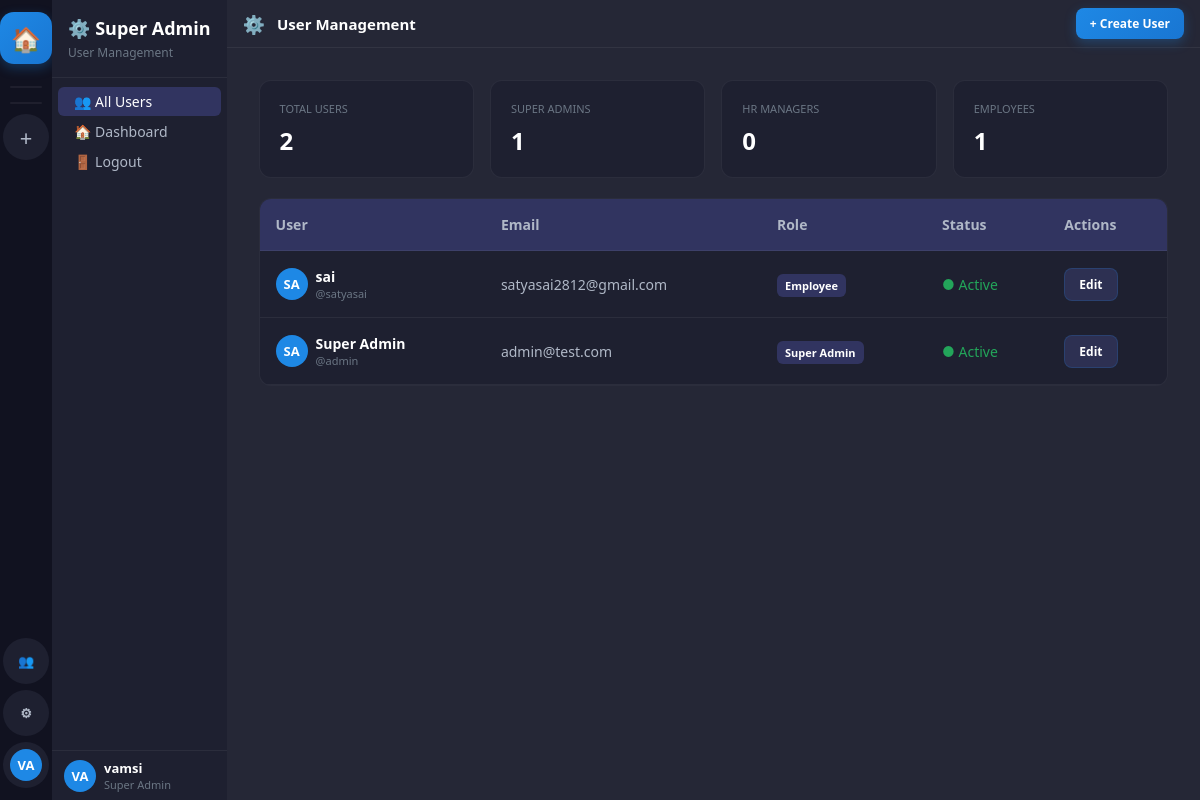
Before: /super-admin/users/ (signed in) with the older database file.
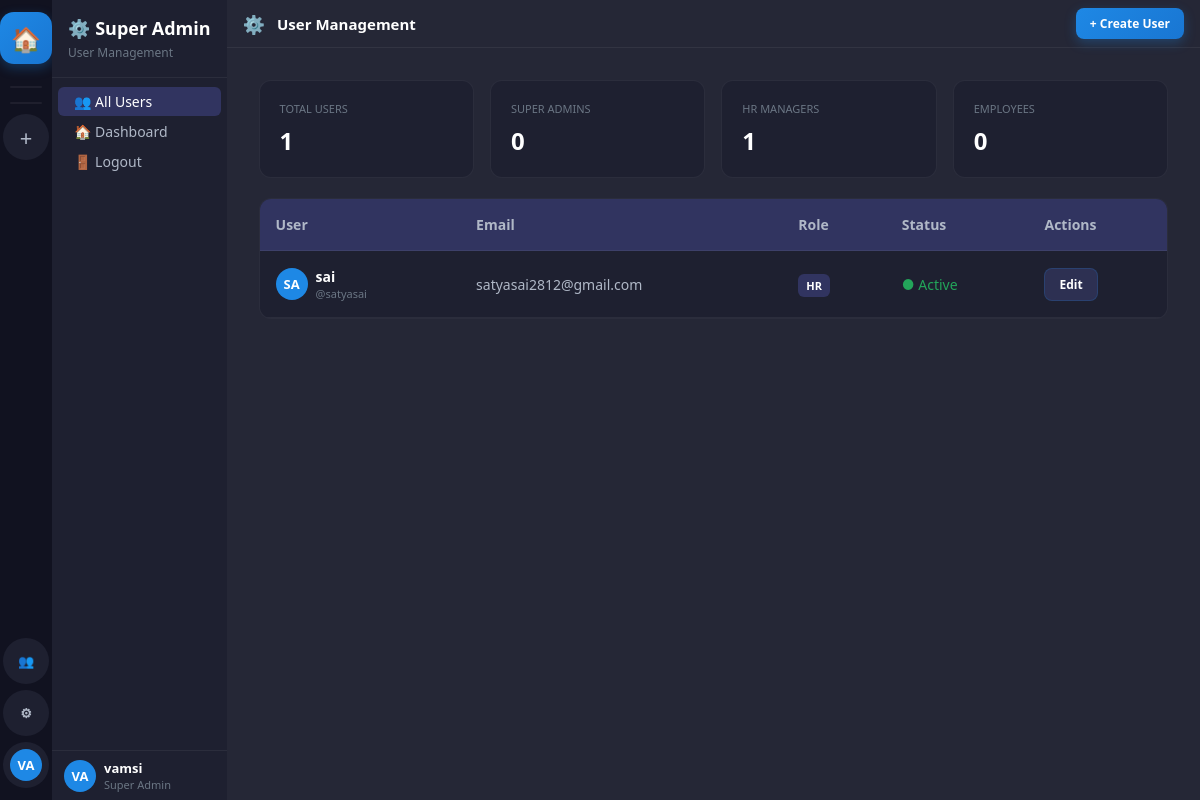
After: the same page with the newer database file.
### accounts/models.py (models this page shows, shortened)
class User(AbstractUser):
    ROLE_CHOICES = [
        ('super_admin', 'Super Admin'),
        ('hr', 'HR'),
        ('employee', 'Employee'),
    ]
    STATUS_CHOICES = [
        ('online', 'Online'),
        ('offline', 'Offline'),
        ('busy', 'Busy'),
        ('away', 'Away'),
    ]
    display_name = models.CharField(max_length=100, blank=True)
    avatar = models.ImageField(upload_to='avatars/', null=True, blank=True)
    is_super_admin = models.BooleanField(default=False)  # Legacy, kept for compatibility
    role = models.CharField(max_length=20, default='employee', choices=ROLE_CHOICES)
    status = models.CharField(max_length=20, default='offline', choices=STATUS_CHOICES)
    bio = models.TextField(blank=True)
    phone = models.CharField(max_length=20, blank=True)
    created_by = models.ForeignKey('self', on_delete=models.SET_NULL, null=True, blank=True, related_name='created_users')
    can_manage_users = models.BooleanField(default=False)  # Control access to user creation
    can_create_projects = models.BooleanField(default=False)  # Control access to project creation
    must_change_password = models.BooleanField(default=False)  # Force password change on first login
    class Meta:
        db_table = 'zc_users'
    def get_display_name(self):
        return self.display_name or self.get_full_name() or self.username
    def get_initials(self):
        name = self.get_display_name()
        parts = name.split()
        if len(parts) >= 2:
            return (parts[0][0] + parts[1][0]).upper()
        return name[:2].upper() if name else 'U'
    def is_super_admin_user(self):
        return self.role == 'super_admin' or self.is_super_admin

### accounts/views.py (the view, shortened to what this page needs)
# urls.py: path('super-admin/users/', views.super_admin_users, name='super_admin_users'),
@login_required
def super_admin_users(request):
    if not request.user.is_super_admin_user():
        return redirect('dashboard')
    all_users = User.objects.exclude(id=request.user.id).order_by('-date_joined')
    super_admins = all_users.filter(role='super_admin').count()
    hrs = all_users.filter(role='hr').count()
    employees = all_users.filter(role='employee').count()
    return render(request, 'admin_panel/super_admin_users.html', {
        'users': all_users,
        'super_admins': super_admins,
        'hrs': hrs,
        'employees': employees,
    })

### templates/admin_panel/super_admin_users.html (shortened to what this page needs)
{% extends 'base.html' %}
{% block sidebar %}
<nav class="sidebar-channels">
  <div class="sc-header">
    <h2>⚙️ Super Admin</h2>
    <p>User Management</p>
  </div>
  <div class="sc-body">
    <div class="sc-section">
      <a href="{% url 'super_admin_users' %}" class="ch-item active">
        <span>👥 All Users</span>
      </a>
      <a href="{% url 'dashboard' %}" class="ch-item">
        <span>🏠 Dashboard</span>
      </a>
      <a href="{% url 'logout' %}" class="ch-item">
        <span>🚪 Logout</span>
      </a>
    </div>
  </div>
  <div class="sc-userbar">
    <div class="avatar-wrap">
      <div class="avatar avatar-32" style="background:var(--accent)">{{ user.get_initials }}</div>
    </div>
    <div style="flex:1;min-width:0">
      <div class="ub-name">{{ user.get_display_name }}</div>
      <div class="ub-tag">Super Admin</div>
    </div>
  </div>
</nav>
{% endblock %}
{% block content %}
<div class="content-header">
  <span class="ch-icon-lg">⚙️</span>
  <h3>User Management</h3>
  <div class="header-actions">
    <button class="btn btn-primary btn-sm" onclick="openModal('create-user-modal')">
      + Create User
    </button>
  </div>
</div>
<div class="dashboard-content">
  <div class="d-grid mb-5" style="grid-template-columns: repeat(auto-fit, minmax(200px, 1fr)); gap: 16px;">
    <div class="bg-sidebar-r p-5 rounded-lg border">
      <div class="text-xs uppercase text-3 mb-2">Total Users</div>
      <div class="text-3xl fw-bold">{{ users.count }}</div>
    </div>
    <div class="bg-sidebar-r p-5 rounded-lg border">
      <div class="text-xs uppercase text-3 mb-2">Super Admins</div>
      <div class="text-3xl fw-bold">{{ super_admins }}</div>
    </div>
    <div class="bg-sidebar-r p-5 rounded-lg border">
      <div class="text-xs uppercase text-3 mb-2">HR Managers</div>
      <div class="text-3xl fw-bold">{{ hrs }}</div>
    </div>
    <div class="bg-sidebar-r p-5 rounded-lg border">
      <div class="text-xs uppercase text-3 mb-2">Employees</div>
      <div class="text-3xl fw-bold">{{ employees }}</div>
    </div>
  </div>
  <div class="bg-sidebar-r rounded-lg overflow-hidden border">
    <table class="w-full" style="border-collapse: collapse;">
      <thead>
        <tr class="bg-active border-b">
          <th class="p-4 text-left fw-600 text-2">User</th>
          <th class="p-4 text-left fw-600 text-2">Email</th>
          <th class="p-4 text-left fw-600 text-2">Role</th>
          <th class="p-4 text-left fw-600 text-2">Status</th>
          <th class="p-4 text-left fw-600 text-2">Actions</th>
        </tr>
      </thead>
      <tbody>
        {% for user in users %}
        <tr class="border-b">
          <td class="p-4">
            <div class="d-flex align-center gap-2">
              <div class="avatar avatar-32" style="background: var(--accent);">{{ user.get_initials }}</div>
              <div>
                <div class="fw-600">{{ user.get_display_name }}</div>
                <div class="text-xs text-3">@{{ user.username }}</div>
              </div>
            </div>
          </td>
          <td class="p-4 text-2">{{ user.email }}</td>
          <td class="p-4">
            <span class="bg-active px-2 py-1 rounded text-xs fw-600">
              {{ user.get_role_display }}
            </span>
          </td>
          <td class="p-4">
            {% if user.is_active %}
            <span class="text-success">● Active</span>
            {% else %}
            <span class="text-danger">● Inactive</span>
            {% endif %}
          </td>
          <td class="p-4">
            <button class="btn btn-sm btn-secondary" onclick="editUser({{ user.id }})">Edit</button>
          </td>
        </tr>
        {% empty %}
        <tr>
          <td colspan="5" class="p-6 text-center text-3">No users found</td>
        </tr>
        {% endfor %}
      </tbody>
    </table>
  </div>
</div>
{% endblock %}

Changed rows visible on the page:
removed User: get_initials "SA", get_display_name "sai", username "satyasai", email "satyasai2812@gmail.com", role "Employee", is_active "● Active"
removed User: get_initials "SA", get_display_name "Super Admin", username "admin", email "admin@test.com", role "Super Admin", is_active "● Active"
added User: get_initials "SA", get_display_name "sai", username "satyasai", email "satyasai2812@gmail.com", role "HR", is_active "● Active"
Other visible differences:
{{ users.count }}: "2" → "1"
{{ super_admins }}: "1" → "0"
{{ hrs }}: "0" → "1"
{{ employees }}: "1" → "0"
